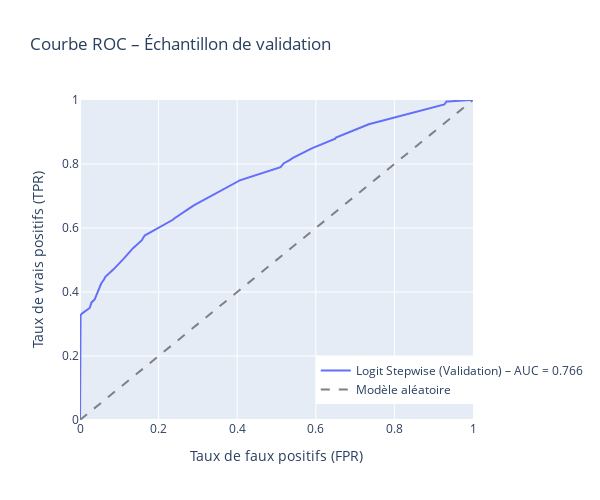

The notebook cell saved with this chart:
### Code cell
import plotly.graph_objects as go
from sklearn.metrics import roc_curve, auc

# ROC
fpr, tpr, _ = roc_curve(y_val, y_val_pred_proba)
roc_auc = auc(fpr, tpr)

fig = go.Figure()
# Courbe ROC
fig.add_trace(
    go.Scatter(
        x=fpr,
        y=tpr,
        mode="lines",
        name=f"Logit Stepwise (Validation) – AUC = {roc_auc:.3f}",
        line=dict(width=2)
    )
)
# Diagonale (modèle aléatoire)
fig.add_trace(
    go.Scatter(
        x=[0, 1],
        y=[0, 1],
        mode="lines",
        name="Modèle aléatoire",
        line=dict(dash="dash", color="grey")
    )
)
fig.update_layout(
    title="Courbe ROC – Échantillon de validation",
    xaxis_title="Taux de faux positifs (FPR)",
    yaxis_title="Taux de vrais positifs (TPR)",
    xaxis=dict(range=[0, 1]),
    yaxis=dict(range=[0, 1]),
    width=600,
    height=500,
    legend=dict(x=0.6, y=0.05)
)
fig.show()

### Figure 1 — Plotly figure (JSON) as saved in the notebook; plotly's stock layout.template omitted (floating-point values rounded to 4 significant figures)
{"data": [{"line": {"width": 2}, "mode": "lines", "name": "Logit Stepwise (Validation) – AUC = 0.766", "type": "scatter", "x": [0.0, 0.0, 0.0, 0.001414, 0.001414, 0.001414, 0.005655, 0.02466, 0.02937, 0.03723, 0.05372, 0.05372, 0.06063, 0.06456, 0.08593, 0.107, 0.1089, 0.1107, 0.1349, 0.1535, 0.1569, 0.1632, 0.1654, 0.2363, 0.2416, 0.2791, 0.2835, 0.2908, 0.4036, 0.4048, 0.5104, 0.5189, 0.5322, 0.543, 0.5897, 0.6495, 0.6513, 0.7348, 0.9273, 0.9317, 0.9325, 0.9372, 0.9408, 0.9447, 0.9483, 0.9489, 0.9585, 0.9642, 0.9813, 1.0], "y": [0.0, 0.08948, 0.1632, 0.166, 0.2954, 0.3281, 0.3331, 0.35, 0.3675, 0.3765, 0.426, 0.4266, 0.4384, 0.4474, 0.4716, 0.5014, 0.5031, 0.5037, 0.5369, 0.5554, 0.5611, 0.574, 0.5768, 0.6258, 0.6314, 0.6624, 0.6652, 0.6714, 0.7468, 0.7485, 0.7901, 0.8025, 0.8115, 0.8199, 0.8486, 0.879, 0.8829, 0.924, 0.9859, 0.9955, 0.9955, 0.9955, 0.9961, 0.9961, 0.9961, 0.9961, 0.9966, 0.9977, 0.9994, 1.0]}, {"line": {"color": "grey", "dash": "dash"}, "mode": "lines", "name": "Modèle aléatoire", "type": "scatter", "x": [0, 1], "y": [0, 1]}], "layout": {"height": 500, "legend": {"x": 0.6, "y": 0.05}, "title": {"text": "Courbe ROC – Échantillon de validation"}, "width": 600, "xaxis": {"range": [0, 1], "title": {"text": "Taux de faux positifs (FPR)"}}, "yaxis": {"range": [0, 1], "title": {"text": "Taux de vrais positifs (TPR)"}}}}
